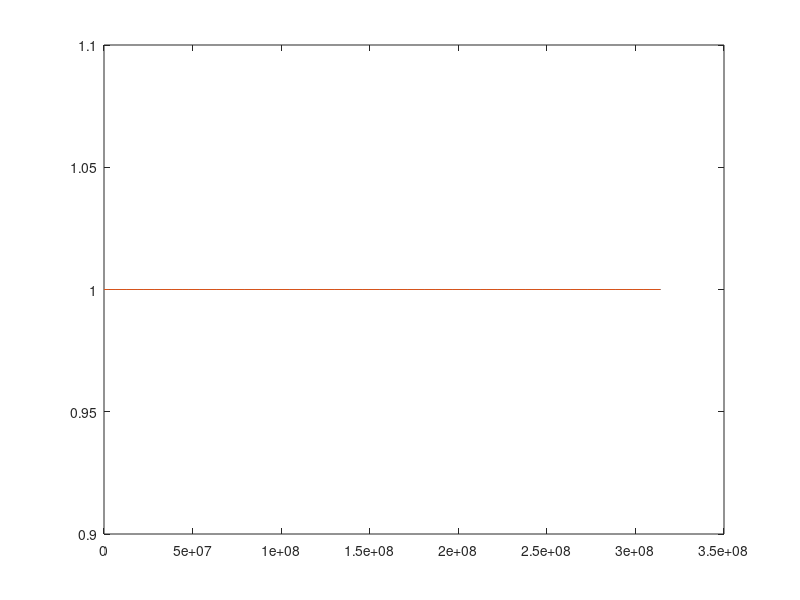

Write MATLAB code to recreate this figure.
%% NOISE BUDGET SCRIPT FOR ANU VOPO PROJECT

% Authors: Andrew Wade
% Date: 6 Nov 2015
%
% Notes: 
% -All units in standard SI unless otherwise stated
% - fluctating components writeen as x_delta
% - Steady state components written as x_ss
%
% Previous Versions: NA
%
%
% Comments: The idea is to build this script out to the point where
% indivual noise models can be spun out into indivdual functions that can
% be called from the main script.  This way new and updated models can
% easly be added/modified and swapped out.
%


clear all  %Clear the decks
close all

%Standard physical constants
c = 3e8; %[m/s]
h = 6.626e-34; %[J.s]
n = 1; %Refractive index of medium
lambdaFund = 1064e-9; %[m] wave length of light
lambdaHarm = 532e-9; %[m] wave length of light


%%%%%%%%%%%%%%%%%%%%% Cavity parameters %%%%%%%%%%%%%%%%%%%%%%%
L = 0.345+0.01*0.83; %[m] total effective cavity round trip length

%Fundamental field parameters
Rain = 0.845;%+0.0001; %Input coupler reflectivity
Raout = 1; %Output (transmission) coupler reflectivity
Lossa = 1-0;989; 0.0; %Intra-cavity loss

% Harmonic field parameters
Rbin = 0.7;
Rbout = 1;  %Assume no outcoupling in other mirrors
Lossb = 0.046; %Estimate of intracavity loss


%Derived quantities
tau = L./c; % Cavity round trip time

ka_in = (1-sqrt(Rain))./(tau); %Front coupler decay rate
ka_out = (1-sqrt(Raout))./(tau); %Front coupler decay rate
ka_l = (1-sqrt(1-Lossa))./(tau); %Front coupler decay rate
ka_total = ka_in + ka_out + ka_l; %The total decay rate of the whole cavity


kb_in = (1-sqrt(Rbin))./(tau); %Front coupler decay rate
kb_out = (1-sqrt(Rbout))./(tau); %Front coupler decay rate
kb_l = (1-sqrt(1-Lossb))./(tau); %Front coupler decay rate
kb_total = kb_in + kb_out + kb_l; %The total decay rate of the whole cavity

% Output some useful cavity values
% FSR = 1/tau;
% FundFinesse = (pi.*(Rain.*Raout.*(1-Lossa))^0.25)./(1-(Rain.*Raout.*(1-Lossa))^0.5);
% FundLineWidth = FSR./Finesse;

%Crystal Parameters
L_c = 10e-3; % [m]Crystal length (This may need to be tweeked to get the effective length of a gaussian focused beam through a crystal
epsilon_0 = 1090.5; % [s^-1] Non-linear coupling strength
nKTP_a = 1.830; % RI of fundamental
nKTP_b = 1.889; %RI of harmonic 
dndT_a = 1.4774*10^-5; % [1/K]Temp gradient of fundamental
dndT_b = 2.4188*10^-5;% [1/K]Temp gradient of harmonic
alpha_KTP = 6.7e-6; % [m/(m.K)] First order expation rate of KTP

%%%%%%%%%%%%%%%%%%%%%%%

% Speificies of input power etc
Deltaa_ss = 0; % On resonance no fluctations in cavity length
Deltab_ss = 0;
Deltaa_delta = 0;
Deltab_delta = 0;


epsilon_ss = epsilon_0;
epsilon_delta = 0;

a_ss = 0;
Bin = sqrt(105e-3/(h*c/lambdaHarm)); %[W] Incident pump amplitude put in units of sqrt(photon/s)
b_ss = sqrt(2.*kb_in)./(kb_total+1i.*Deltab_ss).*Bin;


%% Scan frequency as a parameter
Omega = 2.*pi.*linspace(0,50e6,100);




%% Basic working model
LambdaMat = [1 1 0 0;1i -1i 0 0;0 0 1 1; 0 0 1i -1i]; %Defining transfer matrix that converts the creation anihilation form of 4x1 Fourier domain matrixes to 4x1 quadtrature terms



% Intracavity field round trip transfer matrix
Mc = [-ka_total-1i.*Deltaa_ss,epsilon_ss.*b_ss,epsilon_ss.*conj(a_ss),0;...
      conj(epsilon_ss).*conj(b_ss),-ka_total+1i.*Deltaa_ss,0,conj(epsilon_ss).*a_ss;...
      -conj(epsilon_ss).*a_ss,0,-kb_total-1i.*Deltab_ss,0;...
      0,-epsilon_ss.*conj(a_ss),0,-kb_total+1i.*Deltab_ss]; % Steady state transfer components of dual cavity equation matrix
  
% The individual mirror coupling rate matrixes
Min = diag([sqrt(2.*ka_in) sqrt(2.*ka_in) sqrt(2.*kb_in) sqrt(2.*kb_in)]); %Generate diagonal matrix with coupling rates of port of OPO cavity for both wavelengths
Mout = diag([sqrt(2.*ka_out) sqrt(2.*ka_out) sqrt(2.*kb_out) sqrt(2.*kb_out)]); %Generate diagonal matrix with coupling rates of port of OPO cavity for both wavelengths
Ml = diag([sqrt(2.*ka_l) sqrt(2.*ka_l) sqrt(2.*kb_l) sqrt(2.*kb_l)]); %Generate diagonal matrix with coupling rates of port of OPO cavity for both wavelengths


% Input fields in quadrature form

Xin = [1;1;1;1]; % Template of what to put in [Ain_delta,AinDagger_delta,Bin_delta,BinDagger_delta]; % Input coupler fields
Xout = [1;1;1;1]; % Template of what to put in [Aout_delta,AoutDagger_delta,Bout_delta,BoutDagger_delta]; % Output coupler fields
Xl = [1;1;1;1]; % Template of what to put in [Al_delta,AlDagger_delta,Bl_delta,BlDagger_delta]; % Intracavity loss 'port' this we treat as a mirror at one point

XDelta = [-1i.*a_ss.*Deltaa_delta;1i.*a_ss.*Deltaa_delta;-1i.*b_ss.*Deltab_delta;-1i.*b_ss.*Deltab_delta]; %Flucating part of the cavity detuning, due to cavity length noise or other temperature induced detuning etc

Xepsilon = [conj(a_ss).*b_ss.*epsilon_delta;a_ss.*conj(b_ss).*conj(epsilon_delta);-0.5.*a_ss.^2.*conj(epsilon_delta);-0.5.*conj(a_ss).^2.*epsilon_delta]; %Fluctuation component of the coupling coefficient


%Compute circulating fields (this is all lumped together
%LATER THIS WILL BE SEPERATED OUT

for i = 1:length(Omega)
Xc(:,i) = inv(1i.*Omega(i).*eye(4)-Mc)*(Min*inv(LambdaMat)*Xin+Mout*inv(LambdaMat)*Xout+Ml*inv(LambdaMat)*Xl+eye(4)*XDelta+eye(4)*Xepsilon); %Fourier domain operator solved value of the intracavity circulating fields in terms of the extracavity fields
end


%Compute outcoupled fields (except for loss port as this is not accessable physically.
Xtrans = Mout*Xc-inv(LambdaMat)*Xout*ones(1,length(Xc));%Applying cavity boundtry conditions to get the transmitted and reflected fields.
Xrefl = Min*Xc-inv(LambdaMat)*Xin*ones(1,length(Xc));



QuadtratureFields_trans = LambdaMat*Xtrans;
QuadtratureFields_refl = LambdaMat*Xrefl;

V_trans = abs(QuadtratureFields_trans).^2;
V_refl = abs(QuadtratureFields_refl).^2;

figure(1)
plot(Omega,V_trans(1,:),Omega,V_trans(2,:))


